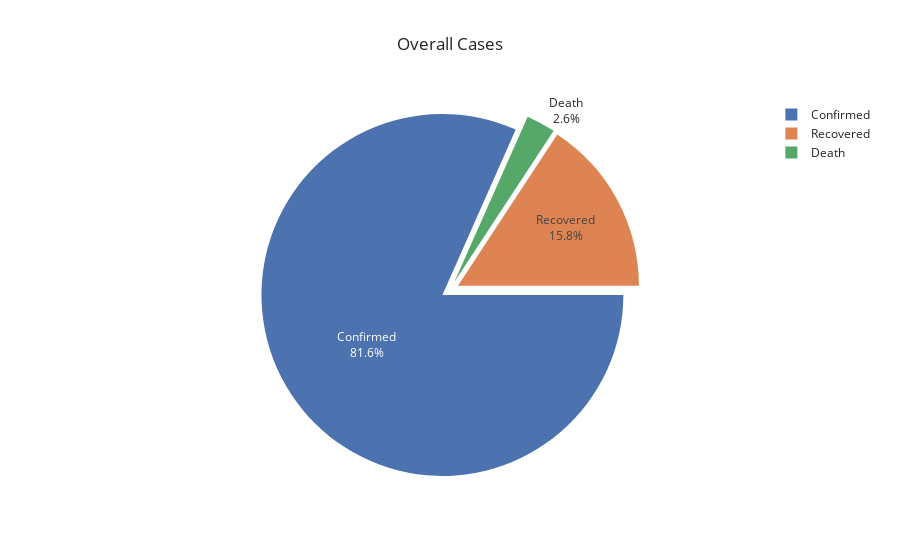

The notebook cell this image was saved under:
### Code cell
data = [['Confirmed', Total_confirmed], ['Recovered', Total_recovered], ['Death', Total_death]] 
df = pd.DataFrame(data, columns = ['state', 'count']) 
fig = px.pie(df,
             values="count",
             names="state",
             title="Overall Cases",
             template="seaborn")
fig.update_traces(rotation=90, pull=0.05, textinfo="percent+label")
fig.show()

### Figure 1 — Plotly figure (JSON) as saved in the notebook; plotly's stock layout.template omitted (floating-point values rounded to 4 significant figures)
{"data": [{"domain": {"x": [0, 1], "y": [0, 1]}, "hovertemplate": "state=%{label}<br>count=%{value}<extra></extra>", "labels": ["Confirmed", "Recovered", "Death"], "legendgroup": "", "name": "", "pull": 0.05, "rotation": 90, "showlegend": true, "textinfo": "percent+label", "type": "pie", "values": [20518, 3960, 654]}], "layout": {"legend": {"tracegroupgap": 0}, "title": {"text": "Overall Cases"}}}
